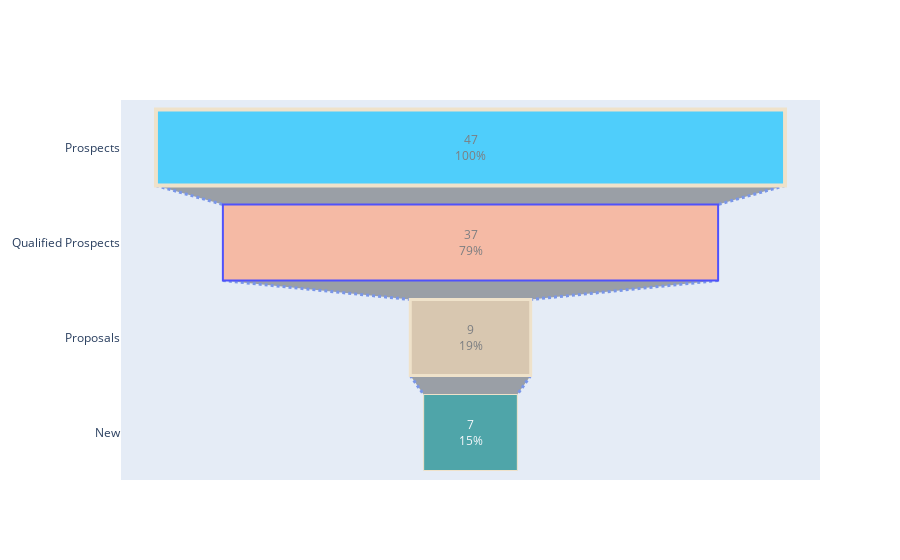

Notebook code cell kept with this figure:
### Code cell
fig = go.Figure(go.Funnel(

    y=df["Funnel"].value_counts().index,
    x=df["Funnel"].value_counts().values,
    #textposition="inside",
    textinfo="value+percent initial",
    opacity=0.65, marker={"color": ["deepskyblue", "lightsalmon", "tan", "teal"],
                          "line": {"width": [4, 2, 3, 1], "color": ["wheat", "blue", "wheat", "wheat"]}},
    connector={"line": {"color": "royalblue", "dash": "dot", "width": 3}})
)
fig.show()

### Figure 1 — Plotly figure (JSON) as saved in the notebook; plotly's stock layout.template omitted (floating-point values rounded to 4 significant figures)
{"data": [{"connector": {"line": {"color": "royalblue", "dash": "dot", "width": 3}}, "marker": {"color": ["deepskyblue", "lightsalmon", "tan", "teal"], "line": {"color": ["wheat", "blue", "wheat", "wheat"], "width": [4, 2, 3, 1]}}, "opacity": 0.65, "textinfo": "value+percent initial", "type": "funnel", "x": [47, 37, 9, 7], "y": ["Prospects", "Qualified Prospects", "Proposals", "New"]}], "layout": {}}
